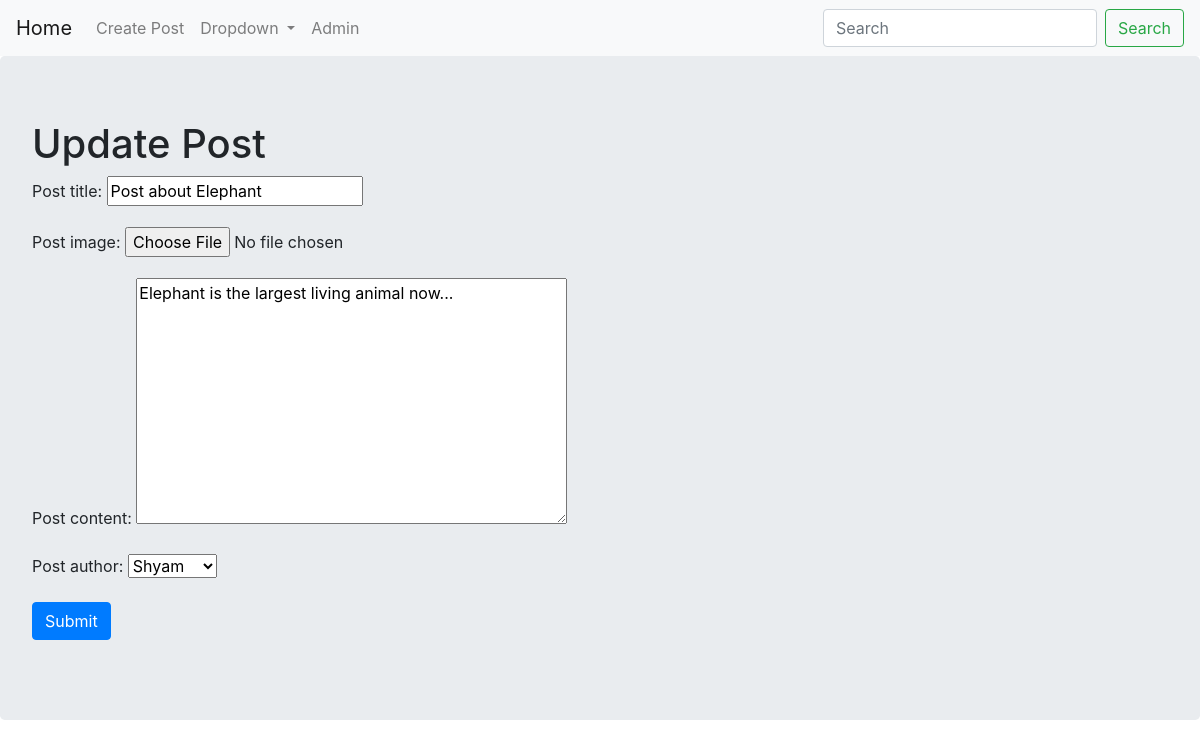
/CBVs/update/7/, run on the app's committed database.
### CBVs/models.py (models this page shows, shortened)
class Posts(models.Model):
    post_title=models.CharField(max_length=300)
    post_image=models.ImageField(upload_to=upload_post_image,blank=True,null=True)
    post_content=models.TextField(blank=True)
    post_date=models.DateTimeField(auto_now_add=True)
    post_author=models.ForeignKey(User,on_delete=models.CASCADE)
    objects=PostsManager()

### CBVs/views.py (the view)
# urls.py: path('update/<int:pk>/',views.PostsUpdateView.as_view(),name='update'),
class PostsUpdateView(UpdateView):
    fields = '__all__'
    model = models.Posts

### CBVs/templates/CBVs/posts_form.html (shortened to what this page needs)
{% extends "base.html" %}
{% block body %}
<div class="jumbotron">
  <h1>
    {% if not form.instance.pk %}
    Create Post
    {% else %}
    Update Post
    {% endif %}
  </h1>
    <form method="POST">
      {{ form.as_p }}
      <input type="submit" class='btn btn-primary' value="Submit">
    </form>
</div>
{% endblock %}

### data on the page
Posts: post_title "Post about Elephant", post_content "Elephant is the largest living animal now...", post_author "Shyam"
